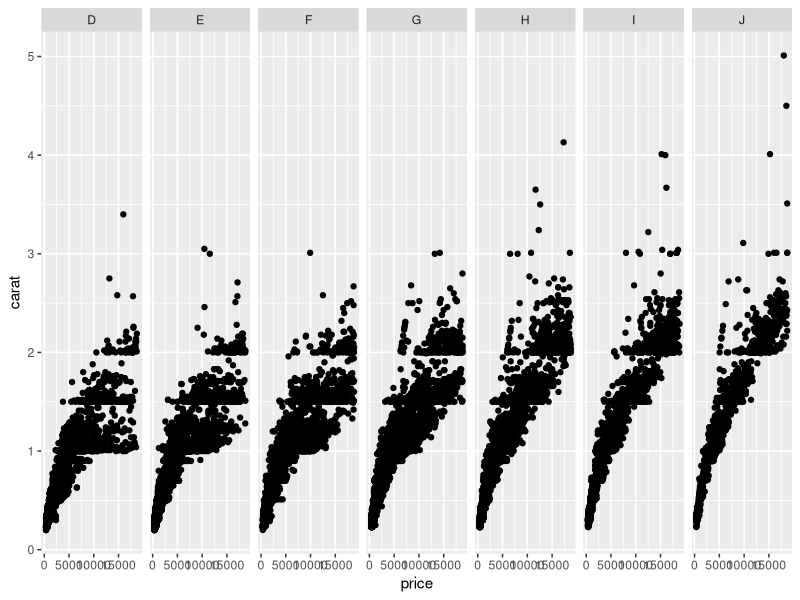
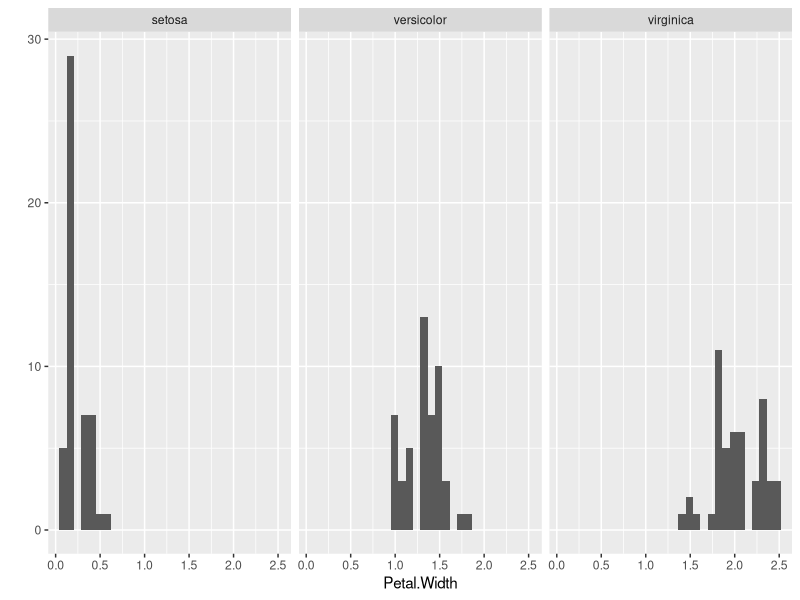
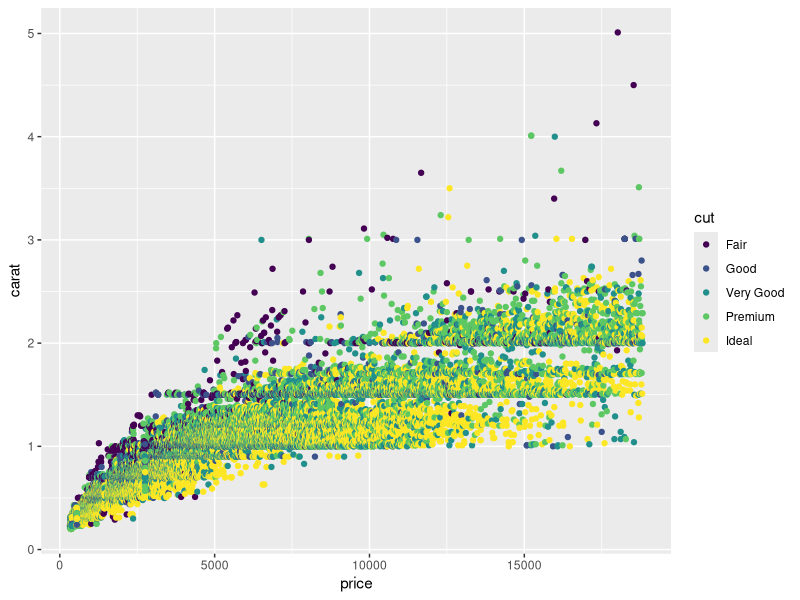

Generate these figures, in order, with R:
#
# introduction to data manipulation in R
#

# cheatsheets and reference cards:
#   http://cran.r-project.org/doc/contrib/Baggott-refcard-v2.pdf
#   http://cran.r-project.org/doc/contrib/Torfs+Brauer-Short-R-Intro.pdf
#   http://had.co.nz/stat480/r/
#   http://www.rstudio.com/wp-content/uploads/2015/01/data-wrangling-cheatsheet.pdf

library(dplyr)
library(ggplot2)

# use the first 6 rows of the iris dataset as a toy dataframe
df <- head(iris)

# look at the fifth row
df[5, ]

# look at the second column, by index and by name
df[ , 2]
df[ , "Sepal.Width"]
df$Sepal.Width

# find rows with a sepal length of 5 or larger
df[c(T,F,F,F,T,T), ]
# ugly
df[df$Sepal.Length >= 5, ]
# nicer
# note: the second entry of subset is a logical vector
subset(df, Sepal.Length >= 5)

# create a new column by adding the sepal and petal widths
# ugly
df$total_width <- df$Sepal.Width + df$Petal.Width
# nicer
# note: transform always gives back same number of rows
transform(df, total_width=Sepal.Width + Petal.Width)

# compute the average sepal length
mean(df$Sepal.Length)
# note: summarize gives back one row
summarize(df, mean_sepal_length=mean(Sepal.Length))

# compute summary statistics for each column
summary(df)

# note: we're using the full iris dataframe (instead of the first 6 rows) from here on

# use grep to find indices of the column names that contain 'Length'
grep('Length', names(iris))
# same, but return the values instead of indices
grep('Length', names(iris), value=T)
# same, but return a logical vector when there's a match
grepl('Length', names(iris))

# find all rows where the species matches the pattern 'to'
subset(iris, grepl('to', Species))

# same as above, but also require sepal length to be at least 5
# note: be careful to always use single '&' and '|' here, not double
subset(iris, grepl('to', Species) & Sepal.Length >= 5)

# get a list of all unique species
unique(iris$Species)

# count the number of rows for each species
table(iris$Species)

# use dplyr to do the same, returning a dataframe (instead of table)
iris %>%
  group_by(Species) %>%
  summarize(num_rows=n())

# use dplyr to group by species and compute the average and standard deviation of sepal length for each species
iris %>%
  group_by(Species) %>%
  summarize(mean_sepal_length=mean(Sepal.Length),
            sd_sepal_length=sd(Sepal.Length))

# look at the built-in diamonds dataset
head(diamonds)

# plot the number of carats vs. price, split by diamond color
qplot(x=price, y=carat, data=diamonds, facets = . ~ color)
qplot(data=iris,x=Petal.Width, facets = .~Species)
ggplot(diamonds,aes(price,carat,color=cut)) + geom_point() 

# see more plot examples here
# http://had.co.nz/stat480/r/graphics.html
